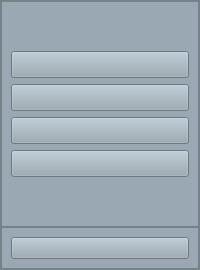
        <widget class="QFrame" name="frame_4">
         <property name="styleSheet">
          <string notr="true">background-color: rgb(153, 168, 178);</string>
         </property>
         <property name="frameShape">
          <enum>QFrame::StyledPanel</enum>
         </property>
         <property name="frameShadow">
          <enum>QFrame::Raised</enum>
         </property>
         <layout class="QVBoxLayout" name="verticalLayout_2">
          <property name="spacing">
           <number>0</number>
          </property>
          <property name="leftMargin">
           <number>0</number>
          </property>
          <property name="topMargin">
           <number>0</number>
          </property>
          <property name="rightMargin">
           <number>0</number>
          </property>
          <property name="bottomMargin">
           <number>0</number>
          </property>
          <item alignment="Qt::AlignTop">
           <widget class="QFrame" name="frame_6">
            <property name="frameShape">
             <enum>QFrame::StyledPanel</enum>
            </property>
            <property name="frameShadow">
             <enum>QFrame::Raised</enum>
            </property>
            <layout class="QVBoxLayout" name="verticalLayout_3">
             <item>
              <spacer name="verticalSpacer">
               <property name="orientation">
                <enum>Qt::Vertical</enum>
               </property>
               <property name="sizeHint" stdset="0">
                <size>
                 <width>20</width>
                 <height>40</height>
                </size>
               </property>
              </spacer>
             </item>
             <item>
              <widget class="QPushButton" name="Btn_Monitor">
               <property name="font">
                <font>
                 <pointsize>12</pointsize>
                </font>
               </property>
               <property name="text">
                <string/>
               </property>
               <property name="icon">
                <iconset>
                 <normaloff>images/temperaturas.png</normaloff>images/temperaturas.png</iconset>
               </property>
               <property name="iconSize">
                <size>
                 <width>70</width>
                 <height>70</height>
                </size>
               </property>
              </widget>
             </item>
             <item>
              <widget class="QPushButton" name="Btn_Graficas">
               <property name="font">
                <font>
                 <pointsize>12</pointsize>
                </font>
               </property>
               <property name="text">
                <string/>
               </property>
               <property name="icon">
                <iconset>
                 <normaloff>images/grafico.png</normaloff>images/grafico.png</iconset>
               </property>
               <property name="iconSize">
                <size>
                 <width>70</width>
                 <height>70</height>
                </size>
               </property>
              </widget>
             </item>
             <item>
              <widget class="QPushButton" name="Btn_Control">
               <property name="font">
                <font>
                 <pointsize>12</pointsize>
                </font>
               </property>
               <property name="text">
                <string/>
               </property>
               <property name="icon">
                <iconset>
                 <normaloff>images/control-s.png</normaloff>images/control-s.png</iconset>
               </property>
               <property name="iconSize">
                <size>
                 <width>70</width>
                 <height>70</height>
                </size>
               </property>
              </widget>
             </item>
             <item>
              <widget class="QPushButton" name="Btn_BaseDeDatos">
               <property name="font">
                <font>
                 <pointsize>12</pointsize>
                </font>
               </property>
               <property name="text">
                <string/>
               </property>
               <property name="icon">
                <iconset>
                 <normaloff>images/base-de-datos.png</normaloff>images/base-de-datos.png</iconset>
               </property>
               <property name="iconSize">
                <size>
                 <width>70</width>
                 <height>70</height>
                </size>
               </property>
              </widget>
             </item>
             <item>
              <spacer name="verticalSpacer_2">
               <property name="orientation">
                <enum>Qt::Vertical</enum>
               </property>
               <property name="sizeHint" stdset="0">
                <size>
                 <width>20</width>
                 <height>40</height>
                </size>
               </property>
              </spacer>
             </item>
            </layout>
           </widget>
          </item>
          <item alignment="Qt::AlignBottom">
           <widget class="QFrame" name="frame_7">
            <property name="frameShape">
             <enum>QFrame::StyledPanel</enum>
            </property>
            <property name="frameShadow">
             <enum>QFrame::Raised</enum>
            </property>
            <layout class="QVBoxLayout" name="verticalLayout_4">
             <item>
              <widget class="QPushButton" name="Btn_Ayuda">
               <property name="text">
                <string/>
               </property>
               <property name="icon">
                <iconset>
                 <normaloff>images/informacion.png</normaloff>images/informacion.png</iconset>
               </property>
               <property name="iconSize">
                <size>
                 <width>40</width>
                 <height>60</height>
                </size>
               </property>
              </widget>
             </item>
            </layout>
           </widget>
          </item>
         </layout>
        </widget>
